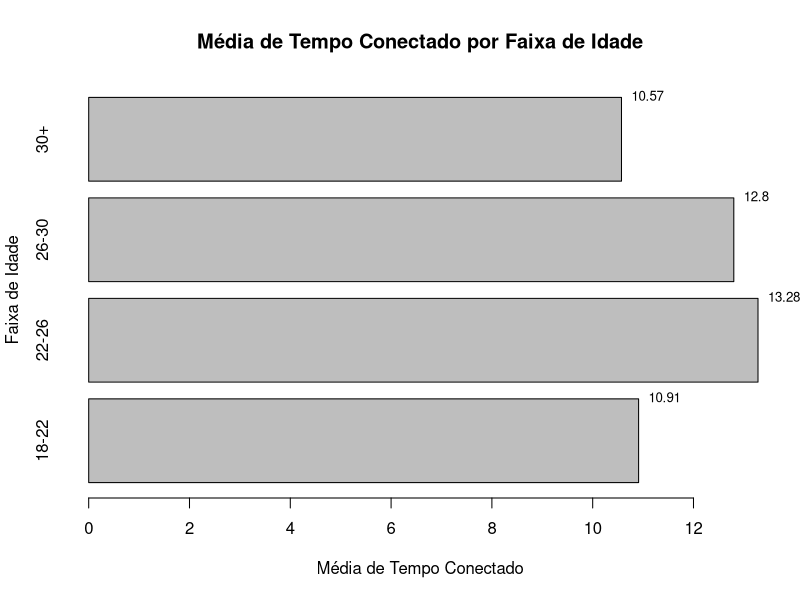

Write R code to recreate this figure.
library(readxl)

# Carregar a planilha especificando a planilha "Microdados Num"
planilha <- read_excel("database_numerica.xlsx", sheet = "Microdados Num")

# Acessar as colunas "IDADE" e "HR_CONECTADO" no objeto de dados
idade <- as.numeric(planilha$IDADE)
hr_conectado <- as.numeric(planilha$HR_CONECTADO)

# Verificar se há valores ausentes nos dados
dados_incompletos <- is.na(idade) | is.na(hr_conectado)
idade <- idade[!dados_incompletos]
hr_conectado <- hr_conectado[!dados_incompletos]

# Criar um novo dataframe com as informações de idade e tempo conectado
dados <- data.frame(IDADE = idade, HR_CONECTADO = hr_conectado)

# Definir as faixas de idade
faixas_idade <- c("18-22", "22-26", "26-30", "30+")

# Criar um vetor vazio para armazenar as médias de tempo conectado
medias_tempo_conectado <- numeric(length(faixas_idade))

# Calcular a média de tempo conectado para cada faixa de idade
for (i in 1:length(faixas_idade)) {
  faixa <- faixas_idade[i]
  
  if (faixa == "30+") {
    medias_tempo_conectado[i] <- mean(dados$HR_CONECTADO[dados$IDADE >= 30], na.rm = TRUE)
  } else {
    medias_tempo_conectado[i] <- mean(dados$HR_CONECTADO[dados$IDADE >= as.numeric(substr(faixa, 1, 2)) & dados$IDADE <= as.numeric(substr(faixa, 4, 6))], na.rm = TRUE)
  }
}


# Criar o gráfico de barras invertido
grafico <- barplot(medias_tempo_conectado, horiz = TRUE, beside = TRUE,
                   ylab = "Faixa de Idade", xlab = "Média de Tempo Conectado",
                   main = "Média de Tempo Conectado por Faixa de Idade",
                   las = 1, cex.names = 0.8)

# Adicionar as faixas de idade ao lado das barras correspondentes
axis(2, at = grafico, labels = faixas_idade, tick = FALSE, line = 0.5)

# Adicionar a média de tempo conectado acima das barras correspondentes
for (i in 1:length(grafico)) {
  text(x = medias_tempo_conectado[i], y = grafico[i] + 0.5, labels = round(medias_tempo_conectado[i], 2), pos = 4, xpd = TRUE, cex = 0.8)
}
